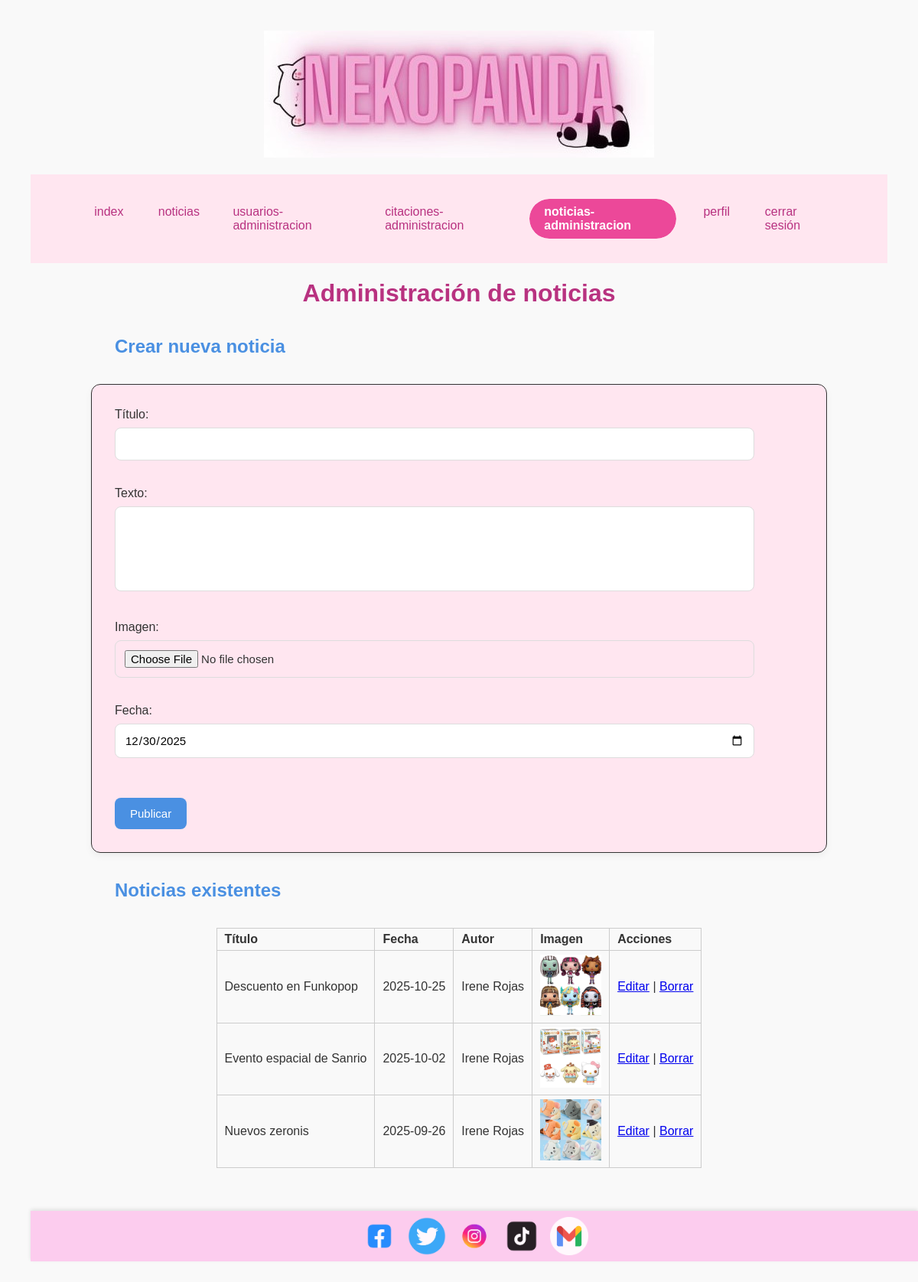
/noticias-administracion.php (signed in), run on the app's committed database.
### tables this page shows
CREATE TABLE `noticias` (
  `idNoticia` int AUTO_INCREMENT PRIMARY KEY,
  `titulo` varchar(100) NOT NULL UNIQUE,
  `imagen` mediumblob NOT NULL,
  `texto` text NOT NULL,
  `fecha` date NOT NULL,
  `idUser` int NOT NULL,
  FOREIGN KEY (`idUser`) REFERENCES users_data(`idUser`) ON DELETE CASCADE ON UPDATE CASCADE
);

CREATE TABLE `users_data` (
  `idUser` int AUTO_INCREMENT PRIMARY KEY,
  `nombre` varchar(30) NOT NULL,
  `apellidos` varchar(50) NOT NULL,
  `email` varchar(50) NOT NULL UNIQUE,
  `telefono` varchar(9) NOT NULL,
  `fecha_nac` date NOT NULL,
  `direccion` text,
  `sexo` enum('Hombre','Mujer','Sin especificar') DEFAULT 'Sin especificar'
);

### public/noticias-administracion.php (the view, shortened to what this page needs)
<?php
require_once __DIR__ . '/../configuracion/db.php';
$role = $_SESSION['role'] ?? 'guest';
$current = basename($_SERVER['PHP_SELF']);
function navItem($href, $label, $currentpage) {
    $active = $currentpage === $href ? 'class = "active"' : '';
    return "<li><a href= '{$href}', {$active}>{$label}</a></li>";}
    try {
    $pdo = new PDO("mysql:host=127.0.0.1;dbname=nekopanda;charset=utf8mb4", "root", "");
    $pdo->setAttribute(PDO::ATTR_ERRMODE, PDO::ERRMODE_EXCEPTION);
} catch (PDOException $e) {
    die("DB error: " . $e->getMessage());
}
$stmt = $pdo->query("SELECT n.*, u.nombre, u.apellidos
                     FROM noticias n
                     JOIN users_data u ON n.idUser = u.idUser
                     ORDER BY n.fecha DESC");
$noticias = $stmt->fetchAll();
?>
<!doctype html>
<html lang="es">
<head>
  <link rel="stylesheet" href="./css/style.css">
</head>
<body>
    <header>
      <div class="logo">
    <img src="./imagenes/logo.jpg" alt="logo">
  </div><br>
        <nav>
    <ul>
      <?php echo navItem('index.php','index',$current); ?>
      <?php echo navItem('noticias.php','noticias',$current); ?>
      <?php if($role === 'user'): ?>
        <?php echo navItem('citaciones.php','citaciones',$current); ?>
        <?php echo navItem('perfil.php','perfil',$current); ?>
        <?php echo navItem('logout.php','cerrar sesión',$current); ?>
      <?php elseif($role === 'admin'): ?>
        <?php echo navItem('usuarios-administracion.php','usuarios-administracion',$current); ?>
        <?php echo navItem('citas-administracion.php','citaciones-administracion',$current); ?>
        <?php echo navItem('noticias-administracion.php','noticias-administracion',$current); ?>
        <?php echo navItem('perfil.php','perfil',$current); ?>
        <?php echo navItem('logout.php','cerrar sesión',$current); ?>
      <?php else: ?>
        <?php echo navItem('registro.php','registro',$current); ?>
        <?php echo navItem('login.php','login',$current); ?>
      <?php endif; ?>
    </ul>
  </nav>
    </header>
    <main>
      <h1>Administración de noticias</h1>
<h2>Crear nueva noticia</h2>
<form method="post" enctype="multipart/form-data">
  <label>Título: <br><input type="text" name="titulo" required></label><br><br>
  <label>Texto:<br><textarea name="texto" rows="5" cols="40" required></textarea></label><br><br>
  <label>Imagen: <br><input type="file" name="imagen" accept="image/*" required></label><br><br>
  <label>Fecha: <br><input type="date" name="fecha" value="<?= date('Y-m-d') ?>"></label><br><br><br>
  <button type="submit">Publicar</button>
</form>
<h2>Noticias existentes</h2>
<table>
  <tr>
    <th>Título</th>
    <th>Fecha</th>
    <th>Autor</th>
    <th>Imagen</th>
    <th>Acciones</th>
  </tr>
  <?php foreach ($noticias as $n): ?>
  <tr>
    <td><?= htmlspecialchars($n['titulo']) ?></td>
    <td><?= htmlspecialchars($n['fecha']) ?></td>
    <td><?= htmlspecialchars($n['nombre']." ".$n['apellidos']) ?></td>
    <td>
      <?php if ($n['imagen']): ?>
        <img id="noticiaAdmin" src="imagenes/<?= htmlspecialchars($n['imagen']) ?>" >
      <?php endif; ?>
    </td>
    <td>
      <a href="?editar=<?= $n['idNoticia'] ?>">Editar</a> |
      <a href="?borrar=<?= $n['idNoticia'] ?>" onclick="return confirm('¿Eliminar noticia?')">Borrar</a>
    </td>
  </tr>
  <?php endforeach; ?>
</table>
    </main><br><br>
<footer>
    <div class="social-icons">
      <a href="https://www.facebook.com/" target="_blank"><img src="./imagenes/facebook.png"></a>
      <a href="https://x.com/" target="_blank"><img src="./imagenes/twitter.png"></a>
      <a href="https://www.instagram.com/" target="_blank"><img src="./imagenes/instagram.png"></a>
      <a href="https://www.tiktok.com/" target="_blank"><img src="./imagenes/tiktok.png"></a>
      <a href="mailto:irenerogas@gmail.com" target="_blank"><img src="./imagenes/gmail.png"></a>
    </div>
</footer>
</body>
</html>

### public/css/style.css (style rules this page uses)
* { margin: 2; padding: 0; font-family: "Arial", sans-serif; }
body { background: #f9f9f9; color: #333; justify-content: center; align-items: center; padding: 2rem; }
.logo { text-align: center; }
nav { background: #ffe6f0; padding: 1rem 4rem; }
nav ul { list-style: none; display: flex; justify-content: center; gap: 1rem; }
nav li { border-radius: 999px; overflow: hidden; }
nav a { display: inline-block; padding: 0.5rem 1.2rem; border-radius: 999px; text-decoration: none; color: #b83280; font-weight: 500; transition: background 0.3s ease, color 0.3s ease; }
nav a.active { background: #ec4899; color: white; font-weight: 600; }
h1 { text-align: center; color: #b83280; text-shadow: #ddd; }
h2 { color: #4A90E2; text-align: left; margin: 20px auto; max-width: 900px; padding: 15px; }
form { background: #ffe6f0; padding: 30px; margin: 20px auto; border-radius: 12px; box-shadow: 0 4px 10px rgba(0,0,0,0.05); border: 1px solid #333; max-width: 900px; }
form input[type="text"], form input[type="date"], form input[type="file"], form textarea, form select, form input[type="email"], form input[type="password"], form textarea { width: 90%; padding: 12px; margin: 8px 0 16px 0; border: 1px solid #ddd; border-radius: 8px; font-size: 15px; transition: border 0.3s, box-shadow 0.3s; resize: none; }
form button { background: #4A90E2; color: white; border: none; padding: 12px 20px; font-size: 15px; border-radius: 8px; cursor: pointer; transition: background 0.3s; }
table { margin: 20px auto; border-collapse: collapse; border: 1px solid #ccc; width: auto; }
table th, table td { border: 1px solid #ccc; padding: 5px 10px; text-align: left; }
#noticiaAdmin { max-width:80px; }
footer { width: 100%; background-color: rgb(252, 204, 238); padding: 8px 20px; box-shadow: 0 -2px 5px rgba(0,0,0,0.1); display: flex; justify-content: center; align-items: center; }
.social-icons { display: flex; gap: 12px; }
.social-icons a img { width: 50px; height: 50px; object-fit: contain; display: block; opacity: 0.85; transition: opacity 0.3s ease, transform 0.2s ease; }

### data on the page
noticias: titulo "Descuento en Funkopop", fecha "2025-10-25", idUser.apellidos "Irene Rojas", imagen (picture)
noticias: titulo "Evento espacial de Sanrio", fecha "2025-10-02", idUser.apellidos "Irene Rojas", imagen (picture)
noticias: titulo "Nuevos zeronis", fecha "2025-09-26", idUser.apellidos "Irene Rojas", imagen (picture)

### other printed values
$label "index noticias usuarios-administracion citaciones-administracion noticias-administracion perfil cerrar sesión"
